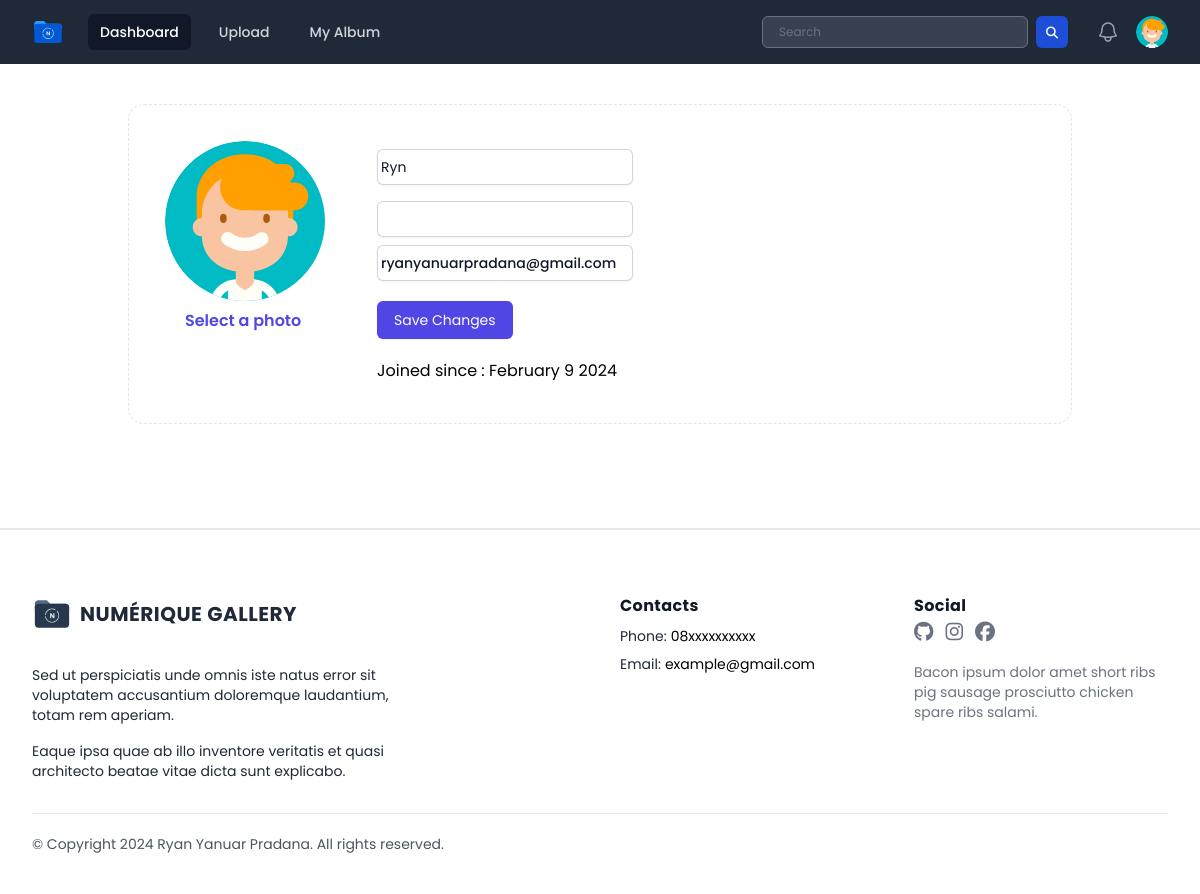
Before: /public/page/user/setting_profile.php (signed in) with the older database file.
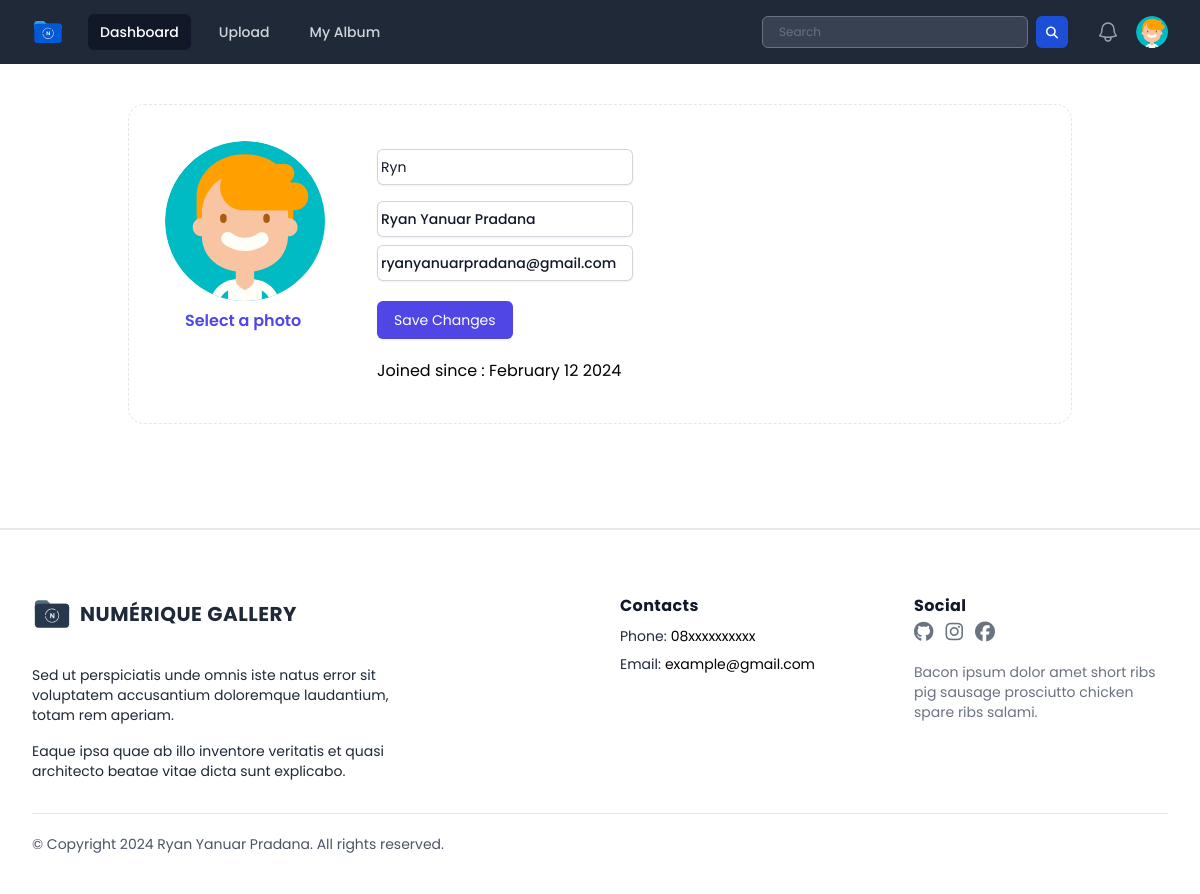
After: the same page with the newer database file.
### tables this page shows
CREATE TABLE `users` (
  `userID` int(11) NOT NULL,
  `name` varchar(255) DEFAULT NULL,
  `username` varchar(50) NOT NULL,
  `password` varchar(255) NOT NULL,
  `email` varchar(100) NOT NULL,
  `access_level` varchar(50) DEFAULT 'user',
  `createdAt` timestamp NOT NULL DEFAULT current_timestamp() ON UPDATE current_timestamp(),
  `profile_photo` varchar(255) DEFAULT 'default_profile.svg'
);

### public/page/user/setting_profile.php (the view, shortened to what the changed rows need)
<?php
include "../../../database/koneksi.php";
$username = $_SESSION['username'];
$query = "SELECT * FROM users WHERE username = '$username'";
$result = mysqli_query($conn, $query);
if ($result && mysqli_num_rows($result) > 0) {
    $row = mysqli_fetch_assoc($result);
} else {
    echo "Error: " . mysqli_error($conn);
}
?>
<!DOCTYPE html>
<html lang="en">
<head>
    <link rel="stylesheet" href="../../css/output.css">
    <link rel="stylesheet" href="../../css/style.css">
    <link rel="stylesheet" href="../../css/all.min.css">
    <link rel="stylesheet" href="../../css/fontawesome.min.css">
</head>
<body class="h-screen font-poppins">
    <div x-data="{ open: false, profileMenuOpen: false }">
        <nav class="bg-gray-800">
            <div class="mx-auto max-w-7xl px-2 sm:px-6 lg:px-8">
                <div class="relative flex h-16 items-center justify-between">
                    <div class="flex items-center">
                        <div class="absolute inset-y-0 right-0 flex items-center pr-2 sm:static sm:inset-auto sm:ml-6 sm:pr-0">
                            <div class="relative ml-3">
                                <div>
                                    <button @click="profileMenuOpen = !profileMenuOpen" type="button" class="relative flex rounded-full bg-gray-800 text-sm focus:outline-none focus:ring-2 focus:ring-white focus:ring-offset-2 focus:ring-offset-gray-800" id="user-menu-button" aria-expanded="false" aria-haspopup="true">
                                        <span class="absolute -inset-1.5"></span>
                                        <img class="h-8 w-8 rounded-full" src="../../../database/uploads/<?= $row['profile_photo'] ?>" alt="<?= $row['username'] ?> profile photo">
                                    </button>
                                </div>
                            </div>
                        </div>
                    </div>
                </div>
            </div>
        </nav>
    </div>
    <div class="container mx-auto p-10">
        <div class="relative flex flex-col w-full min-h-[320px] min-w-0 mb-6 break-words border border-dashed bg-clip-border rounded-2xl border-stone-200 bg-light/30 draggable">
            <div class="px-9 pt-9 flex-auto min-h-[70px] pb-0 bg-transparent">
                <form action="" method="post" enctype="multipart/form-data">
                    <div class="flex flex-wrap mb-6 xl:flex-nowrap">
                        <div class="mb-5 mr-5">
                            <div class="relative inline-block w-48 shrink-0 rounded-2xl">
                                <img id="profilePhotoPreview" class="flex shrink-0 mb-2 rounded-full w-[80px] h-[80px] lg:w-[160px] lg:h-[160px]" src="../../../database/uploads/<?= $row['profile_photo'] ?>" alt="<?= $row['username'] ?> profile photo" />
                                <button type="button" id="photoPopupButton" onclick="togglePopup()" class="cursor-pointer ml-5 rounded-md bg-white font-semibold text-indigo-600 focus-within:outline-none focus-within:ring-2 focus-within:ring-indigo-600 focus-within:ring-offset-2 hover:text-indigo-500">Select a photo</button>
                            </div>
                        </div>
                        <div class="grow">
                            <div class="flex flex-wrap items-start justify-between mb-2">
                                <div class="flex flex-col">
                                    <div class="flex flex-wrap pr-2 font-medium">
                                        <div class="sm:col-span-4">
                                            <div class="mt-2">
                                                <div class="flex rounded-md shadow-sm ring-1 ring-inset ring-gray-300 focus-within:ring-2 focus-within:ring-inset focus-within:ring-indigo-600 sm:max-w-md">
                                                    <input type="text" value="<?= $row['name'] ?>" name="name" id="name" autocomplete="name" class="block flex-1 border-0 bg-transparent w-64 py-1.5 pl-1 text-gray-900 placeholder:text-gray-400 focus:ring-0 sm:text-sm sm:leading-6" placeholder="">
                                                </div>
                                            </div>
                                        </div>
                                    </div>
                                    <div class="flex flex-wrap pr-2 font-medium">
                                        <div class="sm:col-span-4">
                                            <div class="mt-2">
                                                <div class="flex rounded-md shadow-sm ring-1 ring-inset ring-gray-300 focus-within:ring-2 focus-within:ring-inset focus-within:ring-indigo-600 sm:max-w-md">
                                                    <input type="email" value="<?= $row['email'] ?>" name="email" id="email" autocomplete="email" class="block flex-1 border-0 bg-transparent w-64 py-1.5 pl-1 text-gray-900 placeholder:text-gray-400 focus:ring-0 sm:text-sm sm:leading-6" placeholder="">
                                                </div>
                                            </div>
                                        </div>
                                    </div>
                                    <div>
                                        <p class="flex items-center mb-2 mt-5 mr-5 text-secondary-dark hover:text-primary" href="javascript:void(0)">
                                            Joined since : <?= date('F j Y', strtotime($row['createdAt'])); ?>
                                        </p>
                                    </div>
                                </div>
                            </div>
                        </div>
                    </div>
                </form>
            </div>
        </div>
    </div>
</body>
</html>

Changed rows visible on the page:
changed users "ryanyanuarpradana@gmail.com": name (not shown) → "Ryan Yanuar Pradana"; createdAt "February 9 2024" → "February 12 2024"
